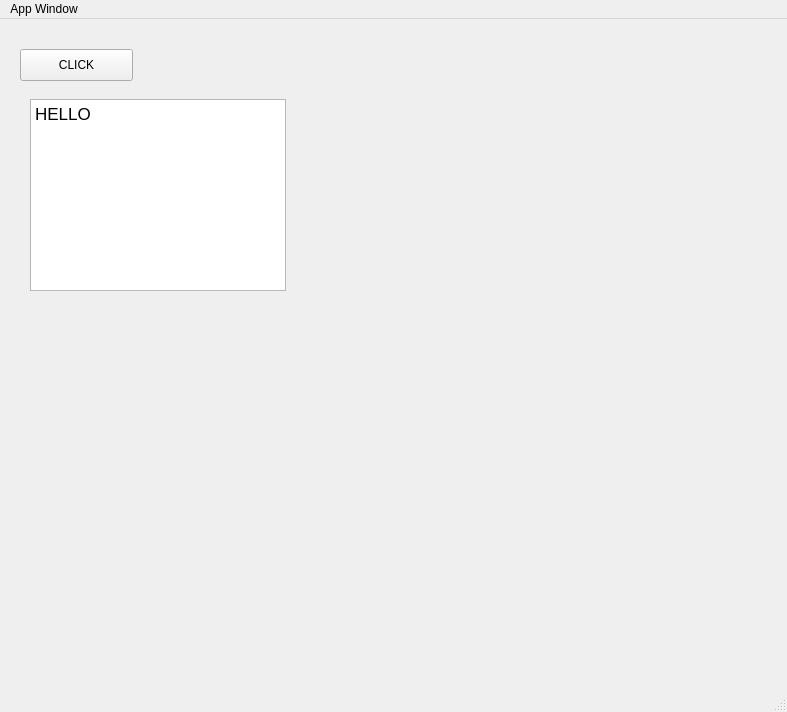
<?xml version="1.0" encoding="UTF-8"?>
<ui version="4.0">
 <class>AppWindow</class>
 <widget class="QMainWindow" name="AppWindow">
  <property name="geometry">
   <rect>
    <x>0</x>
    <y>0</y>
    <width>787</width>
    <height>712</height>
   </rect>
  </property>
  <property name="windowTitle">
   <string>MainWindow</string>
  </property>
  <widget class="QWidget" name="centralwidget">
   <widget class="QPushButton" name="button">
    <property name="geometry">
     <rect>
      <x>20</x>
      <y>30</y>
      <width>113</width>
      <height>32</height>
     </rect>
    </property>
    <property name="text">
     <string>CLICK</string>
    </property>
   </widget>
   <widget class="QTextBrowser" name="textbox">
    <property name="geometry">
     <rect>
      <x>30</x>
      <y>80</y>
      <width>256</width>
      <height>192</height>
     </rect>
    </property>
    <property name="html">
     <string>&lt;!DOCTYPE HTML PUBLIC &quot;-//W3C//DTD HTML 4.0//EN&quot; &quot;http://www.w3.org/TR/REC-html40/strict.dtd&quot;&gt;
&lt;html&gt;&lt;head&gt;&lt;meta name=&quot;qrichtext&quot; content=&quot;1&quot; /&gt;&lt;style type=&quot;text/css&quot;&gt;
p, li { white-space: pre-wrap; }
&lt;/style&gt;&lt;/head&gt;&lt;body style=&quot; font-family:'.AppleSystemUIFont'; font-size:13pt; font-weight:400; font-style:normal;&quot;&gt;
&lt;p style=&quot; margin-top:0px; margin-bottom:0px; margin-left:0px; margin-right:0px; -qt-block-indent:0; text-indent:0px;&quot;&gt;HELLO&lt;/p&gt;&lt;/body&gt;&lt;/html&gt;</string>
    </property>
   </widget>
  </widget>
  <widget class="QMenuBar" name="menubar">
   <property name="geometry">
    <rect>
     <x>0</x>
     <y>0</y>
     <width>787</width>
     <height>37</height>
    </rect>
   </property>
   <widget class="QMenu" name="menuMain_Window">
    <property name="title">
     <string>App Window</string>
    </property>
   </widget>
   <addaction name="menuMain_Window"/>
  </widget>
  <widget class="QStatusBar" name="statusbar"/>
 </widget>
 <resources/>
 <connections/>
</ui>
